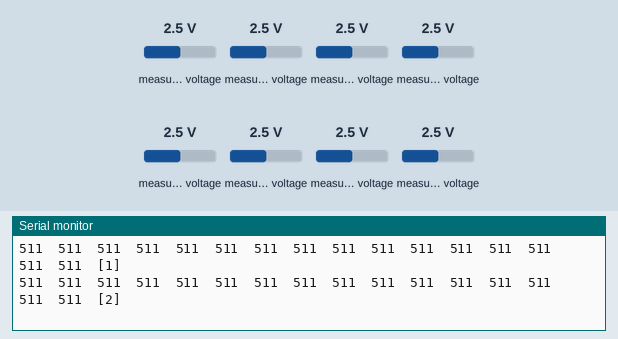
Recording of a sketch running on a simulated Arduino Uno, built with avr-gcc and run on an emulated ATmega328P. On the bench: the last lines printed to the serial monitor. Inputs (shaded band) come from the test bench; at power-on: measured voltage 2.5 V.

Above: at 2.2 s.
2.3 s: measured voltage (sensor 200) set to 0.1 V
At 3.0 s:
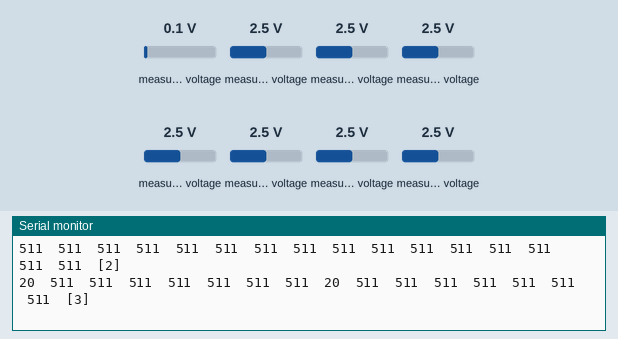
3.8 s: measured voltage (sensor 201) set to 0.1 V
At 4.5 s:
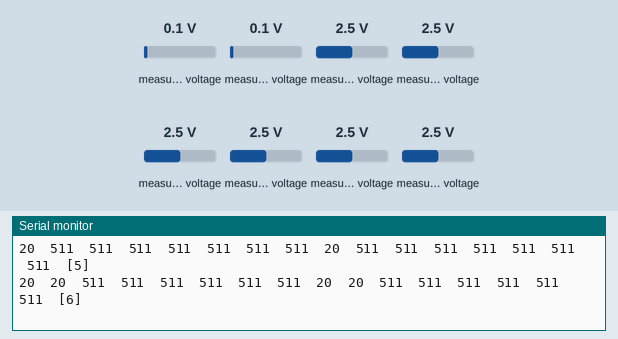
5.3 s: measured voltage (sensor 202) set to 0.1 V
At 6.0 s:
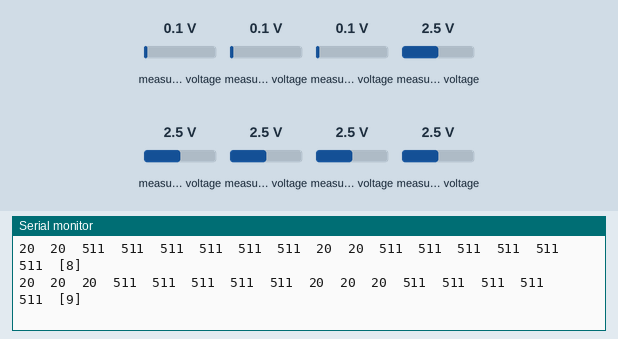
6.8 s: measured voltage (sensor 203) set to 0.1 V
At 7.5 s:
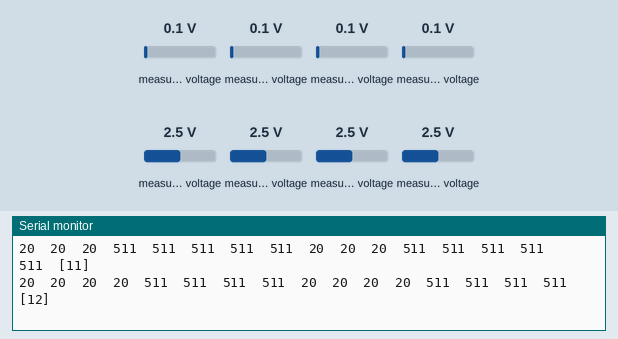
8.3 s: measured voltage (sensor 204) set to 0.1 V
At 9.0 s:
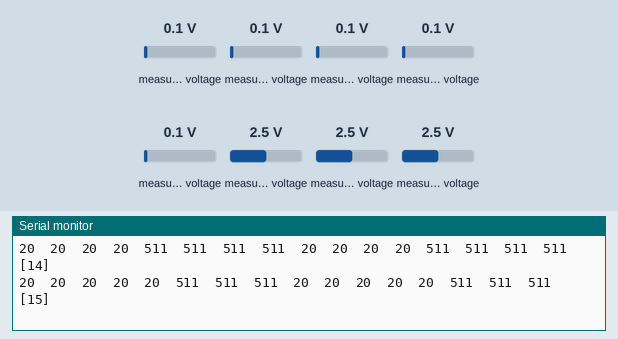
9.8 s: measured voltage (sensor 205) set to 0.1 V
At 10.5 s:
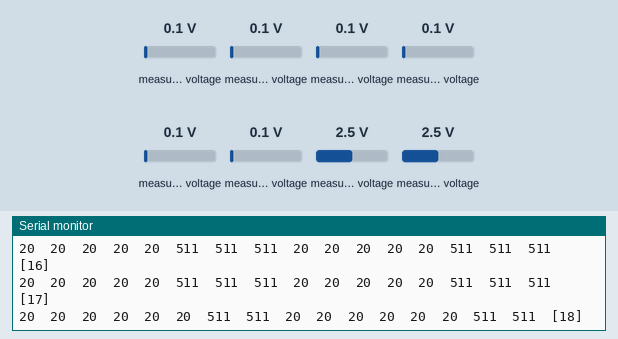

The sketch:

test_mcp3008.ino
```cpp
// (licence header left out)
#include <Adafruit_MCP3008.h>

Adafruit_MCP3008 adc_a;
Adafruit_MCP3008 adc_b;

int count = 0;

void setup() {
  Serial.begin(9600);
  while (!Serial);
  delay(1000);
  Serial.println("MCP3008 simple test.");

  // Hardware SPI (specify CS, use any available digital)
  // Can use defaults if available, ex: UNO (SS=10) or Huzzah (SS=15)
  adc_a.begin(5);
  adc_b.begin(6);
  // Feather 32u4 (SS=17) or M0 (SS=16), defaults SS not broken out, must specify
  //adc.begin(10);

  // Software SPI (specify all, use any available digital)
  // (sck, mosi, miso, cs);
  //adc.begin(13, 11, 12, 10);
}

void loop() {
  for (int chan=0; chan<8; chan++) {
    Serial.print(adc_a.readADC(chan)); Serial.print("\t");
    //delay(1);
  }
  for (int chan=0; chan<8; chan++) {
    Serial.print(adc_b.readADC(chan)); Serial.print("\t");
    //delay(1);
  }

  Serial.print("["); Serial.print(count); Serial.println("]");
  count++;

  delay(500);
}
```

Measured:
- after the input at 2.3 s, the serial monitor: prints a new line after 0.24 s (image 1)
- after the input at 3.8 s, the serial monitor: prints a new line after 0.25 s (image 2)
- after the input at 5.3 s, the serial monitor: prints a new line after 0.26 s (image 3)
- after the input at 6.8 s, the serial monitor: prints a new line after 0.28 s (image 4)
- after the input at 8.3 s, the serial monitor: prints a new line after 0.29 s (image 5)
- after the input at 9.8 s, the serial monitor: prints a new line after 0.30 s (image 6)
